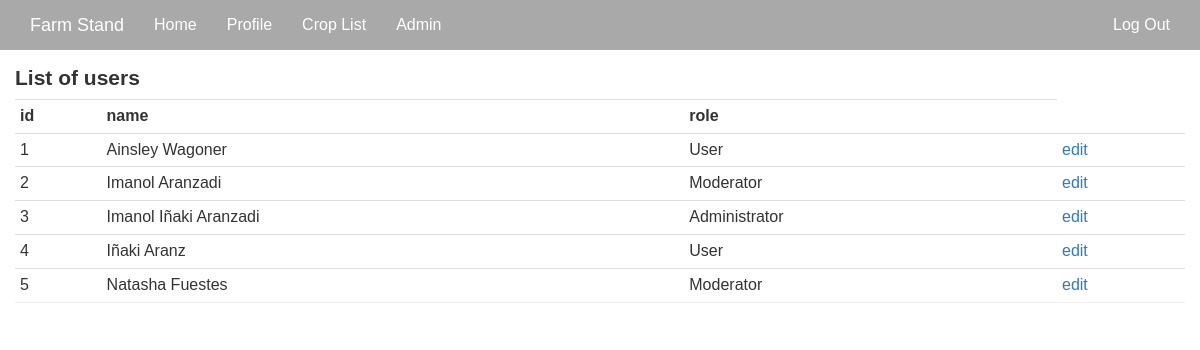
Page /list-users (signed in) on the committed database.
### app/models.py (models this page shows, shortened)
class User(UserMixin, db.Model):
    __tablename__ = 'users'
    id = db.Column(db.Integer, primary_key=True)
    email = db.Column(db.String(64), unique=True, index=True)
    phone = db.Column(db.String(64), unique=True, index=True)
    username = db.Column(db.String(64), unique=True, index=True)
    name = db.Column(db.String(64), index=True)
    about_me = db.Column(db.Text())
    location = db.Column(db.String(64))
    member_since = db.Column(db.DateTime(), default=datetime.utcnow)
    last_seen = db.Column(db.DateTime(), default=datetime.utcnow)
    role_id = db.Column(db.Integer, db.ForeignKey('roles.id'))
    password_hash = db.Column(db.String(128))
    confirmed = db.Column(db.Boolean, default=False)
    products = db.relationship('Product', backref='farmer', lazy='dynamic')
    def ping(self):
        self.last_seen = datetime.utcnow()
        db.session.add(self)
    def can(self, permissions):
        return self.role is not None and \
            (self.role.permissions & permissions) == permissions
    @property
    def password(self):
        raise AttributeError('password is not a readable attribute')

class Role(db.Model):
    __tablename__ = 'roles'
    id = db.Column(db.Integer, primary_key=True)
    name = db.Column(db.String(64), unique=True)
    default = db.Column(db.Boolean, default=False, index=True)
    permissions = db.Column(db.Integer)
    users = db.relationship('User', backref='role', lazy='dynamic')

### app/main/views.py (the view)
@main.route('/list-users')
@login_required
@admin_required
def list_users():
    users = User.query.all()
    return render_template('list_users.html', users=users)

### app/auth/views.py (called while the page is built)
@auth.before_app_request
def before_request():
    if current_user.is_authenticated():
        current_user.ping()
        if current_user.is_authenticated() and not current_user.confirmed and request.endpoint[:5] != 'auth.':
            return redirect(url_for('auth.unconfirmed'))

### app/main/__init__.py (called while the page is built)
@main.app_context_processor
def inject_permissions():
    return dict(Permission=Permission)

### app/models.py (called while the page is built)
@login_manager.user_loader
def load_user(user_id):
    return User.query.get(int(user_id))

### app/templates/list_users.html (shortened to what this page needs)
{% extends "base.html" %}
{% import "bootstrap/wtf.html" as wtf %}
{% block content %}
<div class="list-users">
  <div class="container">
    <div class="row">
      <h3>List of users</h3>
      <table class="table table-condensed">
        <tr>
          <th>id</th>
          <th>name</th>
          <th>role</th>
        </tr>
        {% for user in users %}
        <tr>
          <td>{{user.id}}</td>
          <td>{{user.name}}</td>
          <td>{{user.role.name}}</td>
          <td><a href="{{ url_for('.edit_profile_admin', id=user.id) }}">edit</a></td>
        </tr>
        {% endfor %}
      </table>
    </div>
  </div>
</div>
{% endblock %}

### app/static/css/style.css (style rules this page uses)
body { font-family: 'Montserrat', sans-serif; font-size: 16px; }
h3 { font-size: 21px; font-weight: bold; }
table { margin-bottom: 40px; width: 100%; }
tr { border-bottom: 1px solid #eee; }
td { padding: 20px 0px; }

### rows in the picture
User: id "1", name "Ainsley Wagoner", role.name "User"
User: id "2", name "Imanol Aranzadi", role.name "Moderator"
User: id "3", name "Imanol Iñaki Aranzadi", role.name "Administrator"
User: id "4", name "Iñaki Aranz", role.name "User"
User: id "5", name "Natasha Fuestes", role.name "Moderator"
